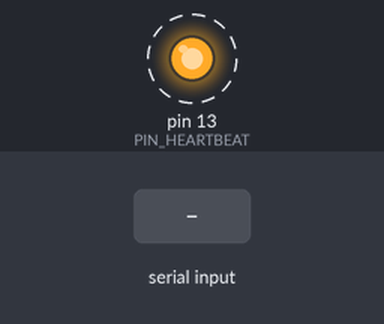
Recording of a sketch running on a simulated Arduino Uno, built with avr-gcc and run on an emulated ATmega328P. Parts: output pins drawn as LEDs (lit = HIGH). Dashed ring = blinking. Inputs (shaded band) come from the test bench. Pins used as bus, display or sensor lines are not drawn; what the sketch prints to the serial monitor is not drawn.

Above: at 1.6 s.
1.7 s: "PING\n" received over Serial
4.7 s: "TRIG\n" received over Serial
7.7 s: "OFF\n" received over Serial
Timing chart, 0 to 16.7 s (numbered marks = the images above; inputs shaded):
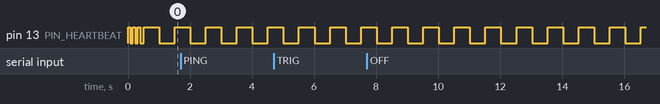

Measured:
- by itself, pin 13 (PIN_HEARTBEAT): alternates HIGH for 0.50 s and LOW for 0.50 s

The sketch:

uno.ino
```cpp
/*
 * FlightImpact dev kit — Uno R3 firmware
 *
 * Roles (Phase 1):
 *   - LED strobe driver on D9 (PWM)
 *   - Hardware trigger pulse output on D8 (digital, ~5us)
 *   - Heartbeat LED on D13
 *   - Listens on serial (115200 baud) for commands from the Pi
 *
 * Future roles (Phase 2+):
 *   - ADC sampler streaming HB100 IF samples to Pi at 20 kHz
 *
 * Serial protocol (text-based, line-terminated):
 *   "PING\n"            -> "PONG\n"
 *   "TRIG\n"            -> fire trigger pulse, reply "OK\n"
 *   "STROBE <ms>\n"     -> turn on strobe for <ms> milliseconds
 *   "STROBE OFF\n"      -> strobe off
 *   "ID\n"              -> reply "FLIGHTIMPACT-DEVKIT v0.1\n"
 *
 * Frame format (when streaming samples in Phase 2):
 *   0xAA 0x55 [n_lo n_hi] [n samples * 2 bytes int16 LE]
 */

#include <Arduino.h>

constexpr uint8_t PIN_TRIGGER = 8;
constexpr uint8_t PIN_STROBE  = 9;
constexpr uint8_t PIN_HEARTBEAT = 13;
constexpr uint16_t TRIGGER_PULSE_US = 100;

uint32_t lastHeartbeat = 0;
uint32_t strobeUntil = 0;

void setup() {
  Serial.begin(115200);
  pinMode(PIN_TRIGGER, OUTPUT);
  pinMode(PIN_STROBE, OUTPUT);
  pinMode(PIN_HEARTBEAT, OUTPUT);
  digitalWrite(PIN_TRIGGER, LOW);
  analogWrite(PIN_STROBE, 0);

  // Quick self-test blink so we know it booted
  for (int i = 0; i < 3; i++) {
    digitalWrite(PIN_HEARTBEAT, HIGH);
    delay(80);
    digitalWrite(PIN_HEARTBEAT, LOW);
    delay(80);
  }
}

void firePulse() {
  digitalWrite(PIN_TRIGGER, HIGH);
  delayMicroseconds(TRIGGER_PULSE_US);
  digitalWrite(PIN_TRIGGER, LOW);
}

void handleCommand(const String& cmd) {
  if (cmd == "PING") {
    Serial.println("PONG");
  } else if (cmd == "TRIG") {
    firePulse();
    Serial.println("OK");
  } else if (cmd.startsWith("STROBE ")) {
    String arg = cmd.substring(7);
    if (arg == "OFF") {
      analogWrite(PIN_STROBE, 0);
      strobeUntil = 0;
    } else {
      uint32_t ms = arg.toInt();
      if (ms > 0 && ms < 5000) {
        analogWrite(PIN_STROBE, 255);
        strobeUntil = millis() + ms;
      }
    }
    Serial.println("OK");
  } else if (cmd == "ID") {
    Serial.println("FLIGHTIMPACT-DEVKIT v0.1");
  } else {
    Serial.print("ERR Unknown: ");
    Serial.println(cmd);
  }
}

String inputBuffer;

void loop() {
  // Heartbeat LED — 1 Hz blink
  uint32_t now = millis();
  if (now - lastHeartbeat > 500) {
    digitalWrite(PIN_HEARTBEAT, !digitalRead(PIN_HEARTBEAT));
    lastHeartbeat = now;
  }

  // Strobe auto-off
  if (strobeUntil > 0 && now >= strobeUntil) {
    analogWrite(PIN_STROBE, 0);
    strobeUntil = 0;
  }

  // Serial command parsing
  while (Serial.available() > 0) {
    char c = Serial.read();
    if (c == '\n' || c == '\r') {
      if (inputBuffer.length() > 0) {
        handleCommand(inputBuffer);
        inputBuffer = "";
      }
    } else {
      inputBuffer += c;
      if (inputBuffer.length() > 64) {
        inputBuffer = "";  // overflow protection
      }
    }
  }
}
```
